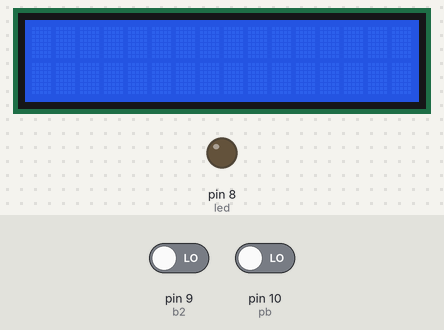
Bench run of a sketch on a simulated Arduino Uno, built with avr-gcc and run on an emulated ATmega328P. Shown: 16×2 character LCD, output pins drawn as LEDs (lit = HIGH). The inputs (shaded band) are chosen by the test bench; at power-on: pin 10 (pb) LOW, pin 9 (b2) LOW.

Above: at 1.2 s.
1.3 s: pin 10 (pb) driven HIGH
At 2.3 s:
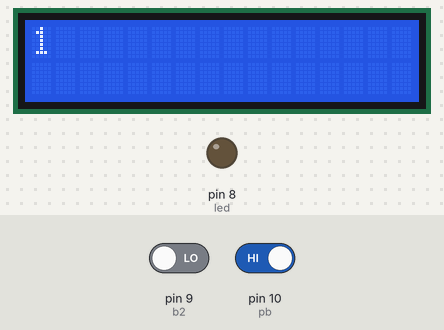
2.8 s: pin 9 (b2) driven HIGH and pin 10 (pb) driven LOW
At 3.2 s:
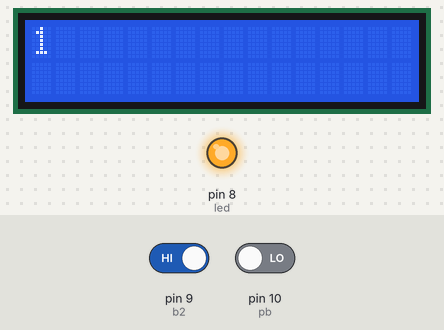
Timing chart, 0 to 5.8 s (numbered marks = the images above; inputs shaded):
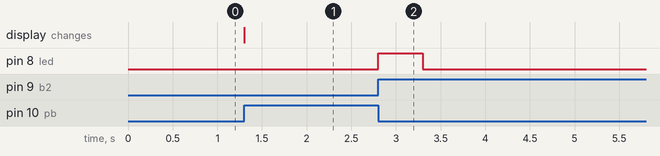

The sketch:

using_while.ino
```cpp
#include<LiquidCrystal.h>
LiquidCrystal lcd (12,11,5,4,3,2);

int pb = 10;
int count =0,i;

int led = 8;
int b2 = 9;


void setup() {
  // put your setup code here, to run once:
pinMode(pb,INPUT);
pinMode(b2,INPUT);
pinMode(led,OUTPUT);
Serial.begin(9600);
lcd.begin(16,2);
}


void loop() {
  // put your main code here, to run repeatedly:

  if(digitalRead(pb)==HIGH){
    count++;
    lcd.print(count);
    while(digitalRead(pb)==HIGH);
  }
if(digitalRead(b2)==HIGH){
  for(i=0;i<count;i++){
    digitalWrite(led,HIGH);
    delay(500);
    digitalWrite(led,LOW);
    delay(500);
  }

 while(digitalRead(b2)==HIGH);
}
}
```

Measured:
- after the input at 1.3 s, the display: changes at once (image 1)
- after the input at 2.8 s, pin 8 (led): LOW → HIGH at once, → LOW 0.50 s later
